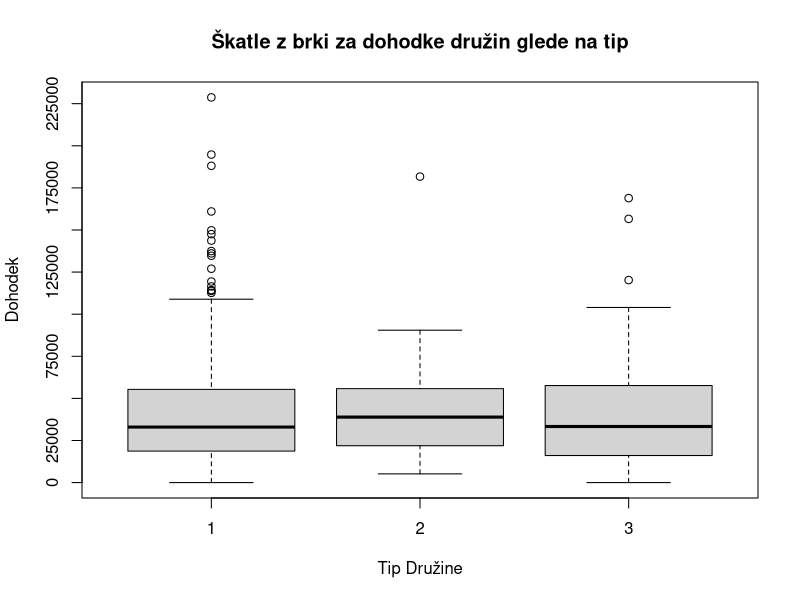

Write R code to recreate this figure.
#Nastavimo lokacijo na mapo, ki vsebuje nalogo
#setwd("C:/Users/Uporabnik/Documents/GitHub/STAT")
setwd("C:/Users/Jimmy/Desktop/faks/3. letnik/STAT/Projektna-STAT")

#Po potrebi naložimo knjižnjico dplyr z ukazom install.packages("dplyr")

library(dplyr)

#Pretvorimo tabelo v obliki csv datoteke v dataframe, s katerimi R operira

vzorec1 <- read.csv("KibergradVzorec1.csv")

#Shranimo si vnose za tipe in za dohodke

Tip <- vzorec1$TIP
Dohodek <- vzorec1$DOHODEK

#Da preberemo ekstremne vrednosti (maksimum ter minimum) in kvartile lahko
#uporabimo fukncijo summary(). To lahko storimo na celem vzorcu, ali pa samo na
#dohodkih, ki so shranjeni v tabeli Dohodek. Da izpišemo vrednosti po tipih, pred tem
#filtriramo podatke po tipih.

DohTip1 <- filter(vzorec1, TIP == 1)$DOHODEK
DohTip2 <- filter(vzorec1, TIP == 2)$DOHODEK
DohTip3 <- filter(vzorec1, TIP == 3)$DOHODEK

povzetek1 <- summary(DohTip1)
povzetek2 <- summary(DohTip2)
povzetek3 <- summary(DohTip3)

print(povzetek1) 
print(povzetek2)
print(povzetek3)

#Pri tem nam funkcija izpiše tudi povprečje vrednosti (mean)
#Poračunajmo še interkvartilne razmike

IQR1 <- IQR(DohTip1)
IQR2 <- IQR(DohTip2)
IQR3 <- IQR(DohTip3)

print(IQR1)
print(IQR2)
print(IQR3)

#Poračunajmo še standardne odklone
sd1 <- sd(DohTip1)
sd2 <- sd(DohTip2)
sd3 <- sd(DohTip3)

paste(print("Standardni odkloni znotraj tipov so"), print(sd1), print(","), print(sd2), print("in"), print(sd3))

#Sedaj narišemo vzporedne škatle z brki

boxplot(Dohodek~Tip, data = vzorec1, main="Škatle z brki za dohodke družin glede na tip",yaxp = c(0, 250000, 10), xlab = "Tip Družine", ylab = "Dohodek")